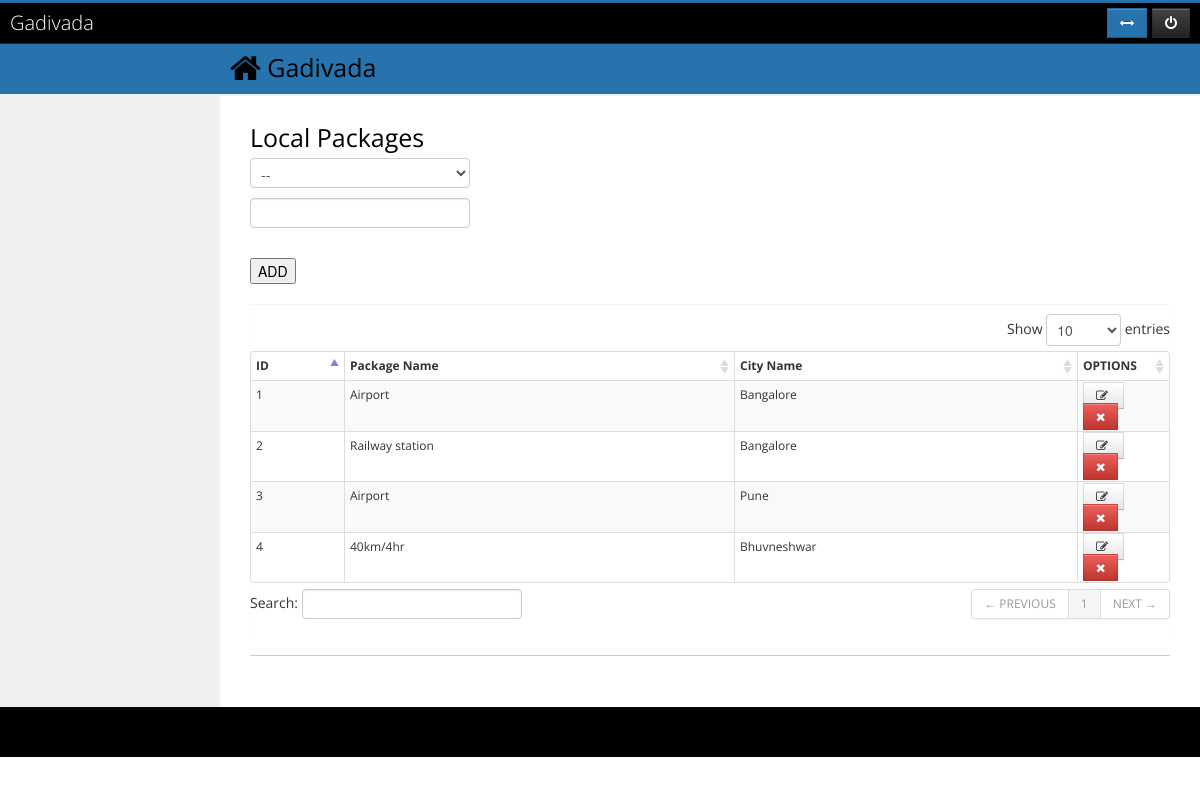
The app's page /index.php/admin_c/local_package, older data.
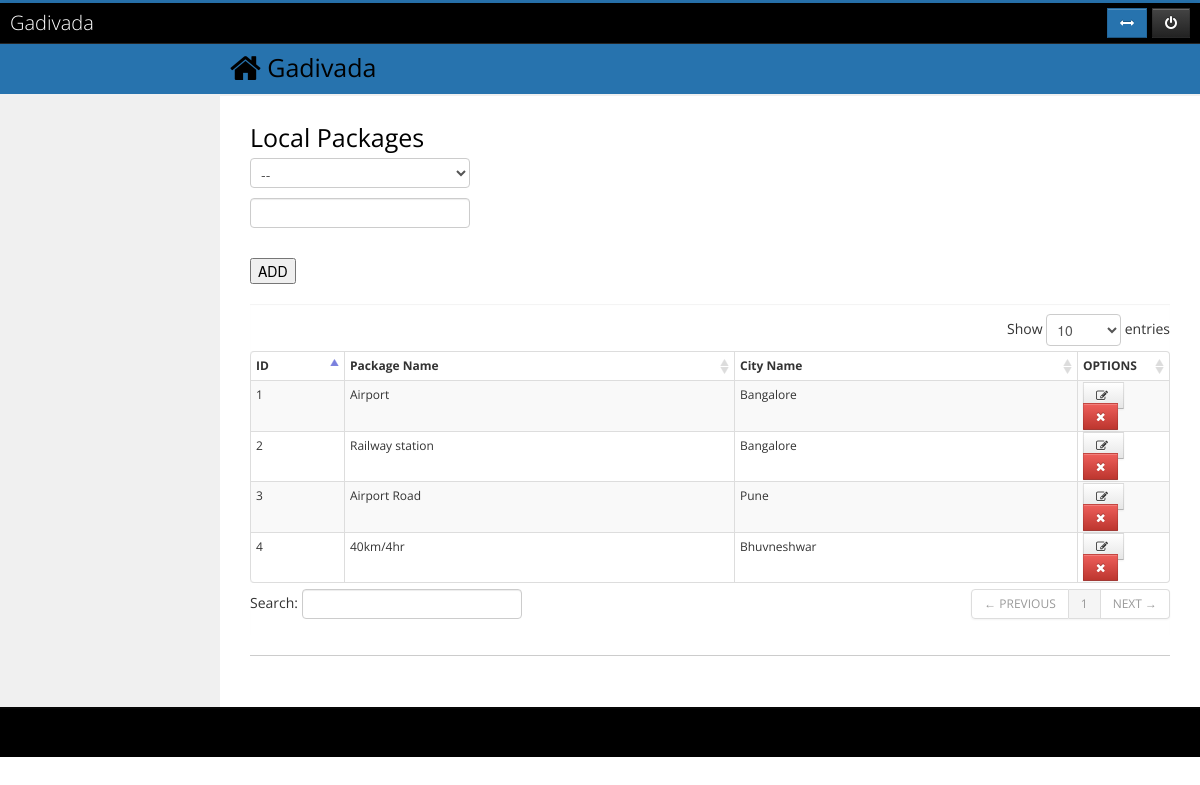
The same page, newer data.
### tables this page shows
CREATE TABLE IF NOT EXISTS `package_local` (
  `ID` int(11) NOT NULL AUTO_INCREMENT,
  `CITY_ID` int(11) NOT NULL,
  `LOCAL_NAME` varchar(100) DEFAULT NULL,
  PRIMARY KEY (`ID`),
  KEY `FK_PACKAGE_LOCAL.CITY_ID` (`CITY_ID`)
);

CREATE TABLE IF NOT EXISTS `city` (
  `ID` int(11) NOT NULL AUTO_INCREMENT,
  `CITY_NAME` varchar(100) DEFAULT NULL,
  PRIMARY KEY (`ID`)
);

### application/controllers/admin_c.php (called while the page is built, shortened)
<?php if ( ! defined('BASEPATH')) exit('No direct script access allowed');
class Admin_c extends CI_Controller {
	function __construct()
	{
		$this->load->model('admin_m');
		$this->load->model('city_m');
		$this->load->model('car_type_m');
		$this->load->model('area_m');
		$this->load->model('car_model_m');
		$this->load->model('features_m');
		$this->load->model('packages_m');
		$this->load->model('discounts_m');
		$this->load->model('pricing_m');
		$this->load->model('cancellation_m');
	}
	function local_package()
	{
		$data['localP']='active';
		$data['cities'] = $this->city_m->get_all_cities();
		$data['local'] = $this->packages_m->get_all_local_packages();
		$this->load->view('admin/local_package',$data);
	}
}
?>

### index.php (called while the page is built, shortened)
<?php
require_once BASEPATH.'core/CodeIgniter.php';

### application/models/city_m.php (called while the page is built, shortened)
<?php
Class City_m extends CI_Model{
	function get_all_cities($type='',$id=0)
	{
		$this->db->distinct('city');
		$this->db->select('*');
		$this->db->where('CITY_NAME !=','');
		$query=$this->db->get('city')->result();
		return $query;
	}
}
?>

### application/models/packages_m.php (called while the page is built, shortened)
<?php
Class Packages_m extends CI_Model{
	function get_all_local_packages($type='')
	{
			 $this->db->distinct();
		$query=$this->db->get()->result();
		return $query;
	}
}
?>

### application/views/admin/local_package.php (the view, shortened to what this page needs)
	<h2>Local Packages</h2>
	<?php
		$city = array();
		$city['']='--';
		foreach($cities as $c){
			$city[$c->ID]=$c->CITY_NAME;
		}
	?>
	<form name='packagesform' id='packagesform' method='post' action='<?php echo base_url()?>admin/packages/local'>
		<?php echo form_dropdown('city',$city);?><br>
		<input type='text' name='package' id='package'><br>
		<input type='hidden' name='packageid' id='packageid'><br>
		<input type='submit' name='submitpackage' id='submitpackage' value='ADD'>
	</form>
<div id="collapse4" class="body">
	<table id="dataTable" class="table table-bordered table-condensed table-hover table-striped">
		<thead>
			<tr>
				<th>ID</th>
				<th>Package Name</th>
				<th>City Name</th>
				<th width="10%">OPTIONS</th>
			</tr>
		</thead>
		<tbody>
			<?php $numbers = 1;
			foreach($local as $a)
			{
				echo '<tr>
				<td>'.$numbers.'</td>
				<td>'.$a->LOCAL_NAME.'</td>
				<td>'.$a->CITY_NAME.'</td>
				<td>
				<a href="javascript: editlocal('.$a->ID.')" class="ajax btn edit" alt="Edit">
				<i class="icon-edit"></i>
				</a>&nbsp;&nbsp;
				<a href="'.base_url().'ajax/delete_local_package/'.$a->ID.'" class="delete_btn btn btn-danger remove" title="'.$a->LOCAL_NAME.'">
				<i class="icon-remove"></i>
				</a>
				</td>
				</tr>';
				$numbers ++ ;
			}  ?>
		</tbody>
	</table>
</div>

Row changes from the older to the newer data that the page shows:
changed package_local "Pune": LOCAL_NAME "Airport" → "Airport Road"
